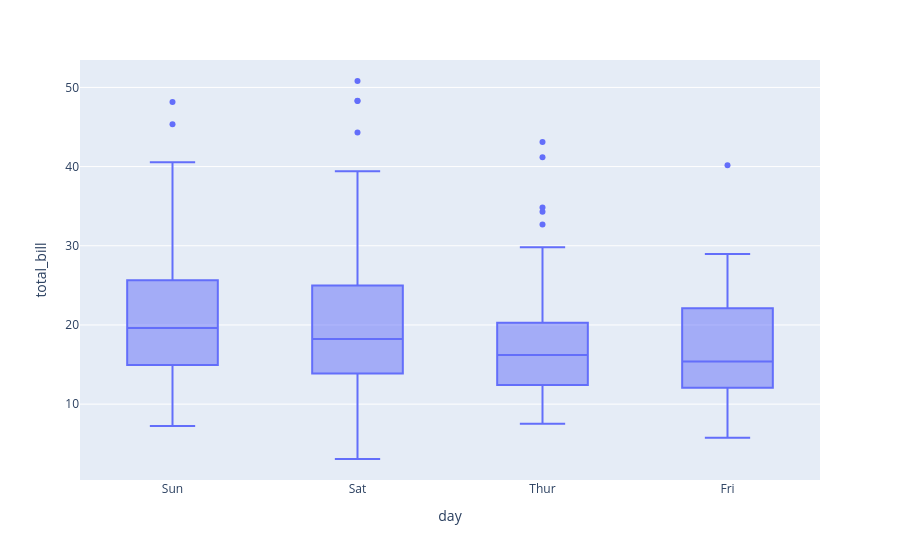

Notebook code for this chart:
### Code cell
tips=px.data.tips()
fig5=px.box(tips,x="day",y="total_bill")
fig5.show()

### Figure 1 — Plotly figure (JSON) as saved in the notebook; plotly's stock layout.template omitted (floating-point values rounded to 4 significant figures; data arrays with more than 128 entries replaced by an {"elided": "..."} marker saying what was removed)
{"data": [{"alignmentgroup": "True", "hovertemplate": "day=%{x}<br>total_bill=%{y}<extra></extra>", "legendgroup": "", "marker": {"color": "#636efa"}, "name": "", "notched": false, "offsetgroup": "", "orientation": "v", "showlegend": false, "type": "box", "x": {"elided": "244 str values"}, "x0": " ", "xaxis": "x", "y": {"elided": "244 float values"}, "y0": " ", "yaxis": "y"}], "layout": {"boxmode": "group", "legend": {"tracegroupgap": 0}, "margin": {"t": 60}, "xaxis": {"anchor": "y", "domain": [0, 1], "title": {"text": "day"}}, "yaxis": {"anchor": "x", "domain": [0, 1], "title": {"text": "total_bill"}}}}
